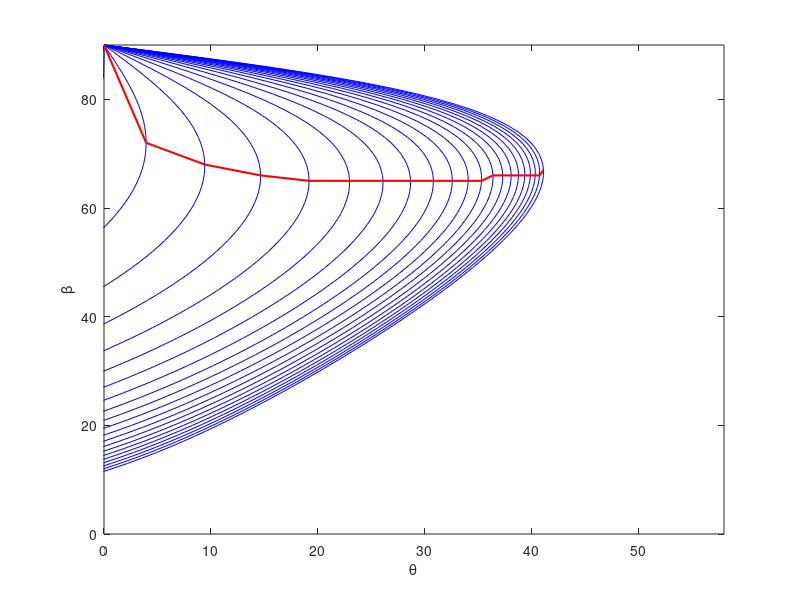

MATLAB code to generate this figure:
clc; close all; 
g = 1.4;                                 
beta = rad2deg(0:(pi/180):(pi/2));            
m = 0;    
                                         
for M1 = 1:0.2:5                        
    m = m+1;
    Nr = ((M1^2)*((sind(beta)).^2))-1;    
    Dr = ((g+(cosd(2*beta)))*M1^2)+2;
    theta = atand(2*cotd(beta).*Nr./Dr);
    a(m) = max(theta);                  
    b(m) = beta(theta==a(m));     
    plot(theta,beta,'-b')
    hold on
end
plot(a,b,'-r','Linewidth',1.5)
xlabel('\theta')
ylabel('\beta')
axis([0 58 0 90])
